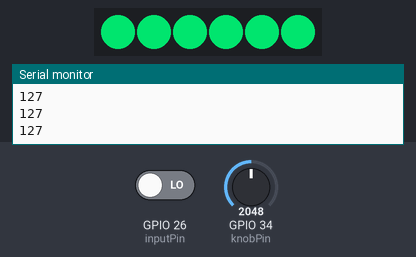
Recording of a sketch running on a simulated ESP32. On the bench: 6 RGB LEDs in strip order, left to right, the last lines printed to the serial monitor. The test bench sets the inputs (shaded band); at power-on: GPIO 34 (knobPin) = 2048, GPIO 26 (inputPin) LOW. Dim RGB values are drawn brighter than linear; random numbers use the default seed unless the sketch sets one.

Above: at 1.2 s.
1.3 s: GPIO 34 (knobPin) set to 4095
At 2.85 s:
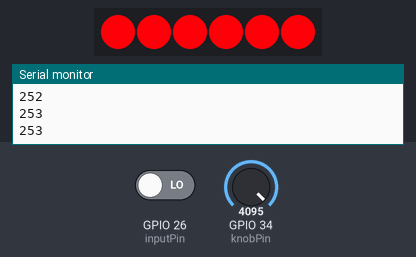
3.1 s: GPIO 34 (knobPin) set to 491
At 3.15 s:
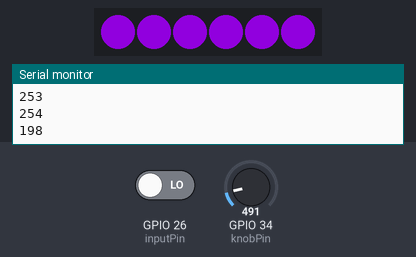
5.4 s: GPIO 34 (knobPin) set to 2866
At 7.15 s:
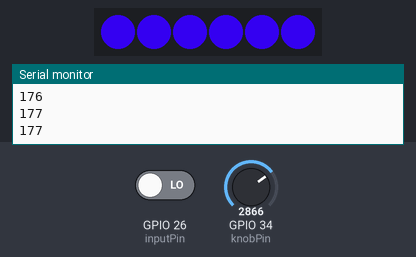
7.3 s: GPIO 34 (knobPin) set to 2047
At 7.65 s:
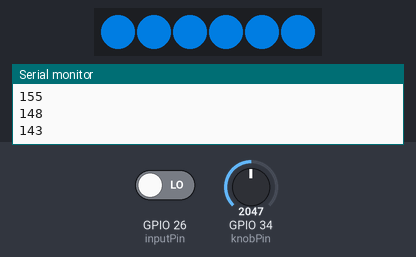
Timing chart, 0 to 10.4 s (numbered marks = the images above; inputs shaded):
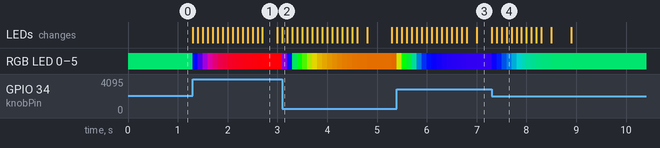

The sketch:

vesicle_board.ino
```cpp
/*
   === Vesicle Board 1 ===
    location: There will be two of these, one in each podium
    responsibilities:
      - read state of buttons and potentiometers
      - send/receive wifi messages to/from other player board
      - send wifi messages to led_board

*/


#include <esp_now.h>
#include <WiFi.h>
#define  FASTLED_ALLOW_INTERRUPTS 0
#include <FastLED.h>
#define NUM_BUTTON_LEDS 6
#define CORRECT_MAX_DISTANCE 5


const int inputPin = 26;
const int ledPin =  25;
const int knobPin = 34;

int potSmooth;
int buttonHue;
int buttonState = 0;
int TV_hue; //tentacle to vesicle value - get from tree board
int V2V_hue; //vesicle to vesicle value
int roundNumber = 1; //not sure which board to keep this on - maybe it goes on the tree board

struct Player {
  CRGB leds[6];
  int inputPin;
  int ledPin;
  int knobPin;
};

Player player =
  {
      {CHSV(42, 255, 255), CHSV(84, 255, 255), CHSV(126, 255, 255), CHSV(168, 255, 255), CHSV(210, 255, 255), CHSV(252, 255, 255)},
      inputPin,
      ledPin,
      knobPin
  };


void setup() {

  Serial.begin(115200);
  FastLED.addLeds<WS2811, ledPin>(player.leds, 6);
  FastLED.show();
  pinMode(player.inputPin, INPUT);
  pinMode(player.knobPin,INPUT);

  Serial.print("button set to ");
  potSmooth = analogRead(player.knobPin);
  buttonHue = map(potSmooth, 0, 4095, 0, 255);
  Serial.print(buttonHue);
  Serial.println(" ");
  for (int j = 0; j < NUM_BUTTON_LEDS; j++) {
    player.leds[j] = CHSV(buttonHue, 255, 255);
  }
    FastLED.show();
}


unsigned long previousMillis = 0;  // will store last time LED was updated
const long interval = 100;  // interval at which to sample (milliseconds)

void loop() {


  //ROUND 1 - MATCH THE COLOR ONE AT A TIME - PLAYER 1
  while (roundNumber == 1) {
    TV_hue = random8(); // get from tree board actually
    Serial.print("TV1 set to ");
    Serial.print(TV_hue);
    buttonState = digitalRead(player.inputPin);
    while (buttonState == LOW) {
      updateHue();
    }
    if (abs(buttonHue-TV_hue) > CORRECT_MAX_DISTANCE) {
      Serial.print("player 1 wins!");
      winnerFlash();
      //send winning status to tree board
      //update round number, send status to other boards
      roundNumber ++;
    }
  }
  //ROUND 2 - MATCH THE COLOR ONE AT A TIME - PLAYER 2
  while (roundNumber==2) {
      //do nothing
  }

  // ROUND 3 - MATCH COLORS AT THE SAME TIME
  while (roundNumber==3) {
    TV_hue = random8(); // get from tree board actually
    buttonState = digitalRead(player.inputPin);
    while (buttonState == LOW) {
      updateHue();
    }
    if (abs(buttonHue-TV_hue) > CORRECT_MAX_DISTANCE) {
      // send correct signal to tree board
      // send correct signal to other vesicle board
      // check if other vesicle board is sending correct signal
      winnerFlash();
      //update round number, send status to other boards
      roundNumber ++;
    }
  }

  //ROUND 4 - send a color to the other vesicle
  //while (roundNumber == 4)


}

void updateHue() {
  // sample potentiometer reading every 100 ms and smooth exponentially
  unsigned long currentMillis = millis();
  if (currentMillis - previousMillis >= interval) {
    previousMillis = currentMillis;
    potSmooth += (analogRead(player.knobPin) - potSmooth)/4;
    buttonHue = map(potSmooth, 0, 4095, 0, 255);
    Serial.println(buttonHue);
    for (int j = 0; j < NUM_BUTTON_LEDS; j++) {
      player.leds[j] = CHSV(buttonHue, 255, 255);
    }
    FastLED.show();
  }
}

void winnerFlash() {
  //flash 5 times
  for (int i = 0; i < 5; i++) {
    for (int j = 0; j < NUM_BUTTON_LEDS; j++) {
      player.leds[j] = CHSV(buttonHue, 255, 255);
    }
    FastLED.show();
    delay(300);
    for (int j = 0; j < NUM_BUTTON_LEDS; j++) {
      player.leds[j] = CRGB::Black;
    }
    FastLED.show();
    delay(300);
  }

}
```

Measured:
- after the input at 1.3 s, RGB LED 0–5: RGB(0, 172, 83) → RGB(0, 6, 250) at once, → RGB(61, 0, 194) 0.10 s later, → RGB(109, 0, 147) 0.10 s later, → RGB(144, 0, 112) 0.10 s later, … (16 changes in this stretch); the LEDs: first change at once (image 1 shows a later state)
- after the input at 3.1 s, RGB LED 0–5: RGB(250, 0, 5) → RGB(101, 0, 155) at once, → RGB(0, 22, 234) 0.10 s later, → RGB(0, 180, 75) 0.10 s later, → RGB(0, 242, 13) 0.10 s later, … (18 changes in this stretch); the LEDs: change at once (image 2)
- after the input at 5.4 s, RGB LED 0–5: RGB(175, 80, 0) → RGB(155, 178, 0) at once, → RGB(6, 253, 0) 0.10 s later, → RGB(0, 202, 53) 0.10 s later, → RGB(0, 155, 101) 0.10 s later, … (16 changes in this stretch); the LEDs: first change at once (image 3 shows a later state)
